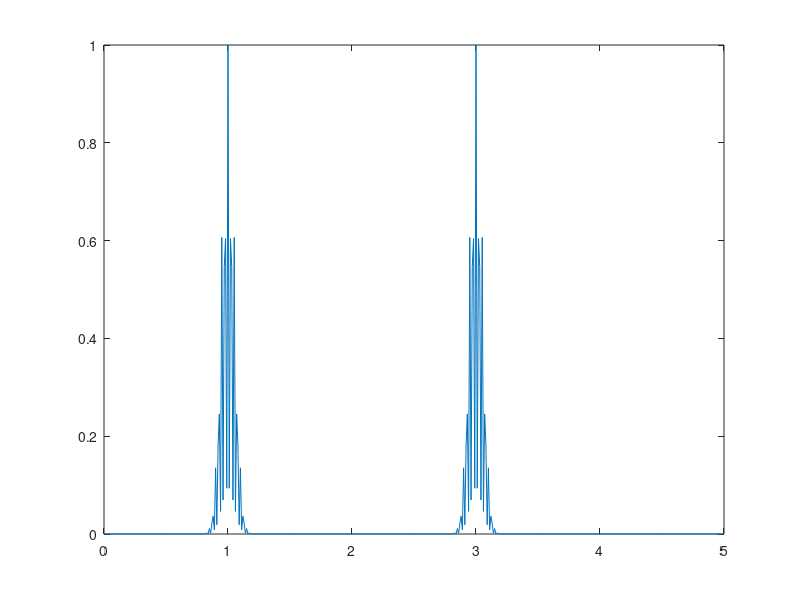

Reproduce this figure in MATLAB. (Note: this script raises an error after producing the figure.)
t_min=0;
t_max=5
t_step=0.01
t=t_min:t_step:t_max;
Topt=5*t_step;
sigma1=0.1;
sigma2=0.1;
delay1=1;
delay2=3;
phase1=0;
phase2=pi;
omega=2*pi/Topt;
field=exp(-(t-delay1).^2/sigma1^2).*cos(omega*t+phase1)+exp(-(t-delay2).^2/sigma2^2).*cos(omega*t+phase2);
intensity=field.^2;

figure;plot(t,intensity)
hold on;plot()